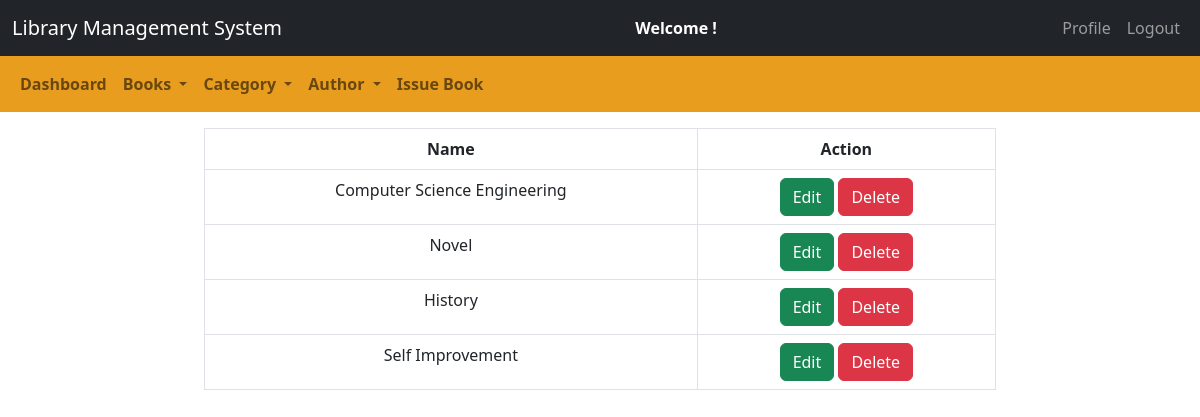
Screenshot of /admin/manage_category.php with the database file from the repository.
### tables this page shows
CREATE TABLE `category` (
  `cat_id` int(11) NOT NULL,
  `cat_name` varchar(100) NOT NULL
);

### admin/manage_category.php (the view, shortened to what this page needs)
<!doctype html>
<html lang="en">
<head>
    <link href="https://cdn.jsdelivr.net/npm/bootstrap@5.2.2/dist/css/bootstrap.min.css" rel="stylesheet">
    <link rel="stylesheet" href="../css/style.css">
</head>
<body>
    <nav class="navbar navbar-expand-lg navbar-dark bg-dark">
        <div class="container-fluid">
            <div class="navbar-header">
                <a href="admin_dashboard.php" class="navbar-brand">Library Management System</a>
            </div>
            <span><strong class="text-white">Welcome <?php echo $_SESSION["name"]; ?>!</strong></span>
            <ul class="nav navbar-nav navbar-right">
                <li class="nav-item">
                    <a href="view_profile.php" class="nav-link">Profile</a>
                </li>
                <li class="nav-item">
                    <a href="logout.php" class="nav-link">Logout</a>
                </li>
            </ul>
        </div>
    </nav>
    <nav class="navbar navbar-expand-lg navbar-light fw-bolder" style="background-color: #e89d1f;">
        <div class="container-fluid">
            <ul class="nav navbar-nav navbar-center">
                <li class="nav-item">
                    <a href="admin_dashboard.php" class="nav-link">Dashboard</a>
                </li>
                <li class="nav-item dropdown">
                    <a class="nav-link dropdown-toggle collapsed" href="#" id="navbarDropdown" role="button" data-bs-toggle="dropdown" aria-haspopup="true" aria-expanded="false">
                        Books
                    </a>
                </li>
                <li class="nav-item dropdown">
                    <a class="nav-link dropdown-toggle collapsed" href="#" id="navbarDropdown" role="button" data-bs-toggle="dropdown" aria-haspopup="true" aria-expanded="false">
                        Category
                    </a>
                </li>
                <li class="nav-item dropdown">
                    <a class="nav-link dropdown-toggle collapsed" href="#" id="navbarDropdown" role="button" data-bs-toggle="dropdown" aria-haspopup="true" aria-expanded="false">
                        Author
                    </a>
                </li>
                <li class="nav-item">
                    <a href="issue_book.php" class="nav-link">Issue Book</a>
                </li>
            </ul>
        </div>
    </nav>
    <div class="row">
        <div class="col-md-2"></div>
        <div class="col-md-8">
            <table class="table table-bordered top" style="text-align:center;">
                <thead>
                    <tr>
                        <th scope="col">Name</th>
                        <th scope="col">Action</th>
                    </tr>
                </thead>
                <?php
                    $connection = mysqli_connect("localhost", "root", "", "lms");
                    $query = "SELECT * FROM category";
                    $query_run = mysqli_query($connection, $query);
                    while ($row = mysqli_fetch_assoc($query_run)) {
                        $name = $row["cat_name"];
                ?>
                <tbody>
                    <tr>
                        <td><?php echo $name; ?></td>
                        <td>
                            <button class="btn btn-success">
                                <a href="edit_category.php?cid=<?php echo $row['cat_id'];?>" style="text-decoration: none; color: white;">
                                    Edit
                                </a>
                            </button>
                            <button class="btn btn-danger">
                                <a href="delete_category.php?cid=<?php echo $row['cat_id'];?>" style="text-decoration: none; color: white;">
                                    Delete
                                </a>
                            </button>
                        </td>
                    </tr>
                </tbody>
                <?php    } ?>
            </table>
        </div>
        <div class="col-md-2"></div>
    </div>
</body>
</html>

### css/style.css (style rules this page uses)
.top { margin-top: 1rem; }

### rows the page displays
category: cat_name "Computer Science Engineering"
category: cat_name "Novel"
category: cat_name "History"
category: cat_name "Self Improvement"
